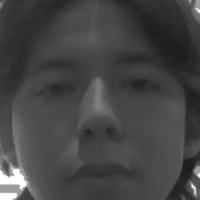
#> input picture Rostros/Gil Andrei Sotomayor Figueroa/0003.jpg, 200 x 200 px, given in place of the camera
$ python -i register.py   (imports and definitions only)   (older library calls are emulated)
#> lines starting #> are read from the running program, lines starting #| are printed output that depends on the picture; after the words box and inside, x2 and y2 are one past the last pixel; in counts of white or black regions, pixels touching at a corner belong together
"""
register.py  –  Registra nuevos rostros capturando imágenes con la webcam.

MEJORAS v2:
  1. Filtro de nitidez (Laplacian variance): descarta frames borrosos.
  2. Filtro de tamaño mínimo: el rostro debe ser suficientemente grande.
  3. Filtro de centrado: el rostro debe estar cerca del centro del frame.
  4. Indicador de calidad en pantalla (barra + texto).
  5. Guía de poses: pide al usuario girar levemente la cabeza
     para capturar variedad y mejorar la robustez del modelo.
  6. Intervalo mínimo entre capturas para evitar frames casi idénticos.

Uso:
    python register.py
    python register.py --name "Juan Perez" --samples 50 --retrain
"""

import os
import sys
import cv2
import argparse
import time
import numpy as np

from config import (
    ROSTROS_DIR, CASCADE_PATH, FACE_SIZE, MIN_SAMPLES,
    BLUR_THRESHOLD, MIN_FACE_RATIO, FACE_CENTER_MARGIN, CAPTURE_INTERVAL,
    COLOR_APPROVED, COLOR_REJECTED, COLOR_INFO, COLOR_WARNING
)


# ─────────────────────────────────────────────────────────────────────────────
# Funciones de calidad de imagen
# ─────────────────────────────────────────────────────────────────────────────

def sharpness_score(gray_roi) -> float:
    """
    Calcula la nitidez usando la varianza del Laplaciano.
    Valores altos = imagen nítida. Valores bajos = borrosa o en movimiento.
    """
    return float(cv2.Laplacian(gray_roi, cv2.CV_64F).var())


def check_face_quality(face_x, face_y, face_w, face_h,
                        frame_w, frame_h, gray_roi) -> tuple[bool, list[str]]:
    """
    Evalúa la calidad del rostro detectado.

    Retorna:
        (es_valido: bool, razones_de_rechazo: list[str])
    """
    issues = []

    # ── 1. Nitidez ────────────────────────────────────────────────────────────
    blur = sharpness_score(gray_roi)
    if blur < BLUR_THRESHOLD:
        issues.append(f"Imagen borrosa ({blur:.0f} < {BLUR_THRESHOLD:.0f})")

    # ── 2. Tamaño mínimo del rostro ───────────────────────────────────────────
    face_ratio_w = face_w / frame_w
    face_ratio_h = face_h / frame_h
    if face_ratio_w < MIN_FACE_RATIO or face_ratio_h < MIN_FACE_RATIO:
        issues.append(f"Rostro muy pequeno ({face_ratio_w*100:.0f}% ancho) — acercate")

    # ── 3. Centrado del rostro ────────────────────────────────────────────────
    center_x = (face_x + face_w / 2) / frame_w   # 0-1
    center_y = (face_y + face_h / 2) / frame_h   # 0-1
    off_x = abs(center_x - 0.5)
    off_y = abs(center_y - 0.5)
    if off_x > FACE_CENTER_MARGIN or off_y > FACE_CENTER_MARGIN:
        issues.append("Centra tu rostro en la camara")

    return (len(issues) == 0), issues


# ─────────────────────────────────────────────────────────────────────────────
# Apertura de cámara (mismo sistema que demo.py)
# ─────────────────────────────────────────────────────────────────────────────

def open_camera(camera_id: int = 0):
#> called with camera_id = 0
    backends = []
    if sys.platform == "win32":
        backends = [
            (cv2.CAP_DSHOW, "DirectShow"),
            (cv2.CAP_MSMF,  "Media Foundation"),
            (cv2.CAP_ANY,   "Auto"),
        ]
    else:
        backends = [
            (cv2.CAP_V4L2, "V4L2"),
            (cv2.CAP_ANY,  "Auto"),
        ]

    for backend, name in backends:
        cap = cv2.VideoCapture(camera_id, backend)
        if cap.isOpened():
            ok, f = cap.read()
#> f is the input picture: shape (200, 200, 3); min 25, max 255, mean 68.8
            if ok and f is not None and f.size > 0:
                print(f"  [CAM] Backend: {name} OK ✓")
                cap.set(cv2.CAP_PROP_FRAME_WIDTH,  1280)
                cap.set(cv2.CAP_PROP_FRAME_HEIGHT,  720)
                for _ in range(5):
                    cap.read()
                return cap
            cap.release()

    raise RuntimeError("No se pudo acceder a la cámara.")


# ─────────────────────────────────────────────────────────────────────────────
# Guía de poses
# ─────────────────────────────────────────────────────────────────────────────

# Secuencia de instrucciones que se muestran a medida que avanza la captura.
# Cada entrada es (porcentaje_inicio, texto_instruccion).
POSE_GUIDE = [
    (0.00, "Mira directamente a la camara"),
    (0.20, "Gira levemente a la DERECHA"),
    (0.40, "Gira levemente a la IZQUIERDA"),
    (0.60, "Inclina la cabeza hacia ARRIBA"),
    (0.80, "Mira directamente (expresion neutral)"),
]

def get_pose_instruction(progress: float) -> str:
    """Devuelve la instrucción de pose según el progreso (0.0 – 1.0)."""
    instruction = POSE_GUIDE[0][1]
    for threshold, text in POSE_GUIDE:
        if progress >= threshold:
            instruction = text
    return instruction


# ─────────────────────────────────────────────────────────────────────────────
# Captura principal
# ─────────────────────────────────────────────────────────────────────────────

def capture_faces(name: str, n_samples: int = MIN_SAMPLES, camera_id: int = 0):
    """
    Abre la webcam y guarda n_samples imágenes de calidad en ROSTROS_DIR/<name>/.

    Solo guarda un frame cuando pasa TODOS los filtros de calidad:
      ✓ nitidez (no borroso)
      ✓ tamaño suficiente (cerca de la cámara)
      ✓ rostro centrado
    """
    save_dir = os.path.join(ROSTROS_DIR, name)
    os.makedirs(save_dir, exist_ok=True)

    existing = [f for f in os.listdir(save_dir)
                if f.lower().endswith((".jpg", ".png"))]
    offset = len(existing)

    detector = cv2.CascadeClassifier(CASCADE_PATH)
    if detector.empty():
        raise RuntimeError(f"No se pudo cargar el cascade: {CASCADE_PATH}")

    cap = open_camera(camera_id)
    frame_w = int(cap.get(cv2.CAP_PROP_FRAME_WIDTH))
    frame_h = int(cap.get(cv2.CAP_PROP_FRAME_HEIGHT))

    print(f"\n  Registrando : {name}")
    print(f"  Destino     : {save_dir}")
    print(f"  Muestras    : {n_samples}  (solo se guardan frames de calidad)")
    print(f"  Filtros     : blur>{BLUR_THRESHOLD}  |  "
          f"face>{MIN_FACE_RATIO*100:.0f}% frame  |  centrado")
    print("  Presiona 'q' para cancelar.\n")

    count      = 0
    rejected   = 0
    last_saved = time.time()

    while count < n_samples:
        ret, frame = cap.read()
        if not ret or frame is None:
            continue

        display  = frame.copy()
        gray     = cv2.cvtColor(frame, cv2.COLOR_BGR2GRAY)
        gray_eq  = cv2.equalizeHist(gray)
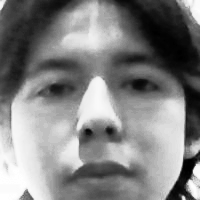
#> gray_eq: shape (200, 200); min 0, max 255, mean 129.9

        faces = detector.detectMultiScale(
            gray_eq, scaleFactor=1.1, minNeighbors=5, minSize=(100, 100)
        )
#> faces = [[10, 11, 182, 182]]

        # ── Sin rostro detectado ──────────────────────────────────────────────
        if len(faces) == 0:
            _draw_no_face(display, frame_w, frame_h)

        else:
            # Tomar el rostro más grande
            x, y, w, h = max(faces, key=lambda r: r[2] * r[3])
#> x = 10; y = 11; w = 182; h = 182
            roi_gray = gray_eq[y:y+h, x:x+w]
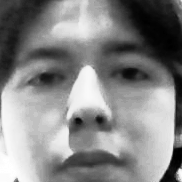
#> roi_gray: shape (182, 182); min 0, max 255, mean 133.4

            valid, issues = check_face_quality(x, y, w, h,
                                               frame_w, frame_h, roi_gray)
#> in check_face_quality, `blur = sharpness_score(gray_roi)`: blur = 181
#> in check_face_quality, `face_ratio_w = face_w / frame_w`: face_ratio_w = 0.91
#> in check_face_quality, `center_x = (face_x + face_w / 2) / frame_w`: center_x = 0.505
#> in check_face_quality, `center_y = (face_y + face_h / 2) / frame_h`: center_y = 0.51
#> in check_face_quality, `off_x = abs(center_x - 0.5)`: off_x = 0.005
#> in check_face_quality, `off_y = abs(center_y - 0.5)`: off_y = 0.01
#> valid = True; issues = []

            progress    = count / n_samples
            pose_text   = get_pose_instruction(progress)
            blur_val    = sharpness_score(roi_gray)
#> blur_val = 181

            # ── Guardar si pasa todos los filtros ─────────────────────────────
            if valid and (time.time() - last_saved) >= CAPTURE_INTERVAL:
                roi_resized = cv2.resize(roi_gray, FACE_SIZE)
                filename = os.path.join(save_dir, f"{offset + count:04d}.jpg")
                cv2.imwrite(filename, roi_resized)
                count      += 1
                last_saved  = time.time()

            elif not valid:
                rejected += 1

            # ── Dibujar overlay del rostro ────────────────────────────────────
            color = COLOR_APPROVED if valid else COLOR_WARNING
#> color = (0, 220, 0)
            cv2.rectangle(display, (x, y), (x + w, y + h), color, 2)
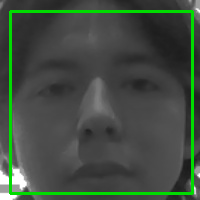
#> display: shape (200, 200, 3); 5.45% of pixels changed, all inside (x1, y1, x2, y2) = (9, 10, 194, 195)
            _draw_quality_card(display, x, y, w, h,
                               valid, issues, blur_val)

        # ── HUD de progreso ───────────────────────────────────────────────────
        _draw_progress_hud(display, name, count, n_samples,
                           rejected, pose_text, frame_w)

        cv2.imshow("Registro de Rostros – UDLAP  |  'q' cancela", display)
        if cv2.waitKey(1) & 0xFF == ord("q"):
            print("  [INFO] Registro cancelado.")
            break

    cap.release()
    cv2.destroyAllWindows()

    total = offset + count
    print(f"\n  ✓ {count} imágenes nuevas guardadas  (total en carpeta: {total})")
    print(f"    Frames rechazados por calidad: {rejected}")
    return count


# ─────────────────────────────────────────────────────────────────────────────
# Funciones de dibujado
# ─────────────────────────────────────────────────────────────────────────────

# [5 lines left out: function _draw_no_face, not called in this run]


def _draw_quality_card(display, x, y, w, h, valid, issues, blur_val):
    """Tarjeta de calidad encima del rectángulo del rostro."""
#> called with x = 10, y = 11, w = 182, h = 182, valid = True, blur_val = 181
    lines = []
    color = COLOR_APPROVED if valid else COLOR_WARNING
#> color = (0, 220, 0)

    if valid:
        lines.append(("OK – calidad suficiente", COLOR_APPROVED))
    else:
        for iss in issues:
            lines.append((iss, COLOR_WARNING))

    lines.append((f"Nitidez: {blur_val:.0f}  (min {BLUR_THRESHOLD:.0f})",
                  (200, 200, 200)))

    card_h = len(lines) * 20 + 10
#> card_h = 50
    tag_y  = max(y - card_h - 4, 0)
#> tag_y = 0
    ov     = display.copy()
    cv2.rectangle(ov, (x, tag_y), (x + max(w, 260), tag_y + card_h),
                  (20, 20, 20), -1)
    cv2.addWeighted(ov, 0.65, display, 0.35, 0, display)
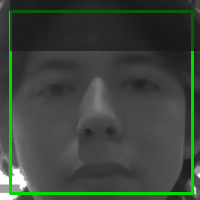
#> display: shape (200, 200, 3); mean B, G, R 59.8, 69.1, 59.8

    for i, (text, col) in enumerate(lines):
        cv2.putText(display, text,
                    (x + 5, tag_y + 18 + i * 20),
                    cv2.FONT_HERSHEY_SIMPLEX, 0.48, col, 1, cv2.LINE_AA)
#> this loop made 2 passes
#> (text, col) on passes 1 to 2: ('OK – calidad suficiente', (0, 220, 0)), ('Nitidez: 181  (min 120)', (200, 200, 200))
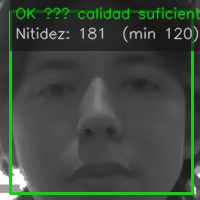
#> display: shape (200, 200, 3); 5.73% of pixels changed, all inside (x1, y1, x2, y2) = (15, 7, 200, 43)


def _draw_progress_hud(display, name, count, n_samples,
                       rejected, pose_text, frame_w):
    """Barra de progreso y guía de pose en la parte inferior."""
#> called with count = 0, n_samples = 50, rejected = 0, pose_text = 'Mira directamente a la camara', frame_w = 200
    fh = display.shape[0]
#> fh = 200
    bar_y   = fh - 80
#> bar_y = 120
    bar_x   = 10
    bar_w   = frame_w - 20
    bar_h   = 18
    pct     = count / n_samples
    filled  = int(bar_w * pct)

    # Fondo semitransparente
    ov = display.copy()
    cv2.rectangle(ov, (0, bar_y - 30), (frame_w, fh), (20, 20, 20), -1)
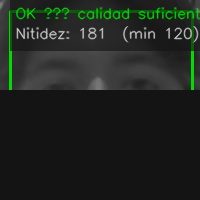
#> ov: shape (200, 200, 3); mean B, G, R 31.8, 37.1, 31.8
    cv2.addWeighted(ov, 0.55, display, 0.45, 0, display)

    # Instrucción de pose
    cv2.putText(display, f"Pose: {pose_text}",
                (bar_x, bar_y - 8),
                cv2.FONT_HERSHEY_SIMPLEX, 0.60, COLOR_INFO, 2, cv2.LINE_AA)

    # Barra de progreso
    cv2.rectangle(display, (bar_x, bar_y), (bar_x + bar_w, bar_y + bar_h),
                  (60, 60, 60), -1)
#> display: shape (200, 200, 3); mean B, G, R 53.3, 61.3, 44.7
    cv2.rectangle(display, (bar_x, bar_y), (bar_x + filled, bar_y + bar_h),
                  COLOR_APPROVED, -1)
#> display: shape (200, 200, 3); mean B, G, R 53.3, 61.4, 44.7

    # Texto sobre la barra
    pct_text = f"{name}  –  {count}/{n_samples}  ({pct*100:.0f}%)   rechazados: {rejected}"
    cv2.putText(display, pct_text,
                (bar_x, bar_y + bar_h + 22),
                cv2.FONT_HERSHEY_SIMPLEX, 0.52, (200, 200, 200), 1, cv2.LINE_AA)
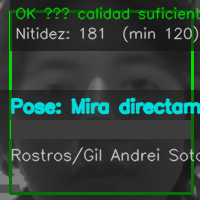
#> display: shape (200, 200, 3); mean B, G, R 55.3, 63.4, 46.8


# ─────────────────────────────────────────────────────────────────────────────
# Menú interactivo
# ─────────────────────────────────────────────────────────────────────────────

# [43 lines left out: functions interactive_menu, parse_args, not called in this run]


# [9 lines not run here, left out]

>>> result = capture_faces('Rostros/Gil Andrei Sotomayor Figueroa/0003.jpg')
#> (key q is pressed here)
